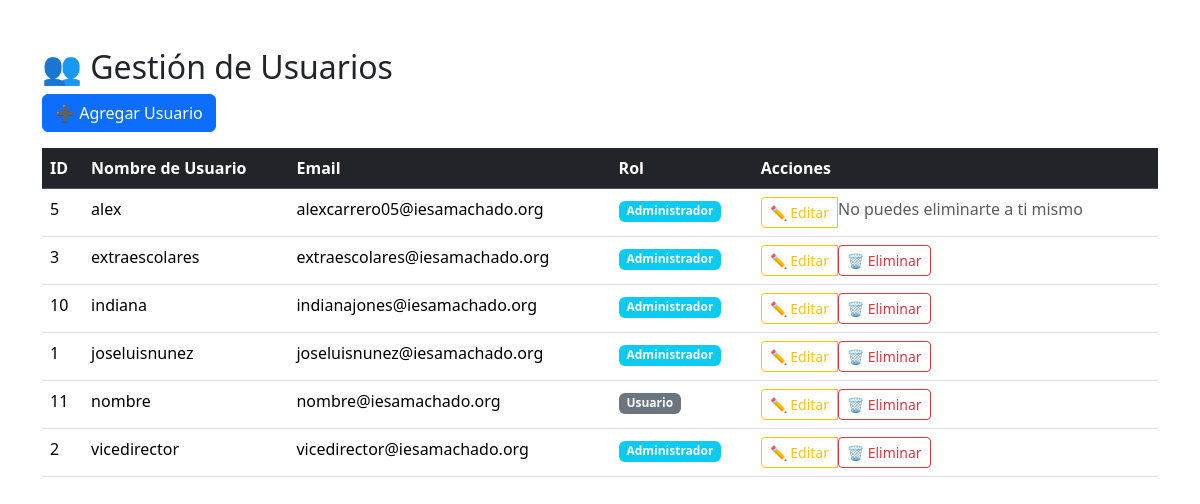
Page /gestion_usuarios.php (signed in) on the committed database.
### tables this page shows
CREATE TABLE `usuarios` (
  `id` int(5) NOT NULL,
  `nombre_usuario` varchar(50) NOT NULL,
  `contrasena` varchar(100) NOT NULL,
  `rol` varchar(2) DEFAULT 'us',
  `email` varchar(100) NOT NULL
);

### gestion_usuarios.php (the view, shortened to what this page needs)
<?php
$conn = conectar();
$usuarios = [];
try {
    $stmt = $conn->query("SELECT * FROM usuarios ORDER BY nombre_usuario ASC");
    while ($usuario = $stmt->fetch_assoc()) {
        $usuarios[] = [
            'id' => $usuario['id'],
            'nombre_usuario' => htmlspecialchars($usuario['nombre_usuario']),
            'email' => htmlspecialchars($usuario['email']),
            'rol' => htmlspecialchars($usuario['rol'])
        ];
    }
} catch (Exception $e) {
    $_SESSION['error'] = "Error al cargar usuarios: " . $e->getMessage();
    header("Location: index.php");
    exit;
}
?>
<!DOCTYPE html>
<html lang="es">
<head>
    <link href="https://cdn.jsdelivr.net/npm/bootstrap@5.3.3/dist/css/bootstrap.min.css" rel="stylesheet">
</head>
<body>
<div class="container mt-5">
    <h2>👥 Gestión de Usuarios</h2>
    <a href="add_user.php" class="btn btn-primary mb-3">➕ Agregar Usuario</a>
    <table class="table table-hover">
        <thead class="table-dark">
            <tr>
                <th>ID</th>
                <th>Nombre de Usuario</th>
                <th>Email</th>
                <th>Rol</th>
                <th>Acciones</th>
            </tr>
        </thead>
        <tbody>
            <?php if (empty($usuarios)): ?>
            <tr>
                <td colspan="5" class="text-center">No hay usuarios registrados</td>
            </tr>
            <?php else: ?>
            <?php foreach ($usuarios as $usuario): ?>
            <tr>
                <td><?= $usuario['id'] ?></td>
                <td><?= $usuario['nombre_usuario'] ?></td>
                <td><?= $usuario['email'] ?></td>
                <td>
                    <?php if ($usuario['rol'] === 'ad'): ?>
                    <span class="badge bg-info">Administrador</span>
                    <?php else: ?>
                    <span class="badge bg-secondary">Usuario</span>
                    <?php endif; ?>
                </td>
                <td>
                    <div class="btn-group">
                        <a href="edit_user.php?id=<?= $usuario['id'] ?>" class="btn btn-outline-warning btn-sm">✏️ Editar</a>
                        <?php if ($usuario['id'] != $_SESSION['user_id']): ?>
                        <form method="POST" style="display: inline;" onsubmit="return confirm('¿Estás seguro de que deseas eliminar este usuario?')">
                            <button type="submit" class="btn btn-outline-danger btn-sm">🗑️ Eliminar</button>
                        </form>
                        <?php else: ?>
                        <span class="text-muted">No puedes eliminarte a ti mismo</span>
                        <?php endif; ?>
                    </div>
                </td>
            </tr>
            <?php endforeach; ?>
            <?php endif; ?>
        </tbody>
    </table>
</div>
</body>
</html>

### rows in the picture
usuarios: id "5", nombre_usuario "alex", email "alexcarrero05@iesamachado.org", rol "Administrador", shows "No puedes eliminarte a ti mismo"
usuarios: id "3", nombre_usuario "extraescolares", email "extraescolares@iesamachado.org", rol "Administrador"
usuarios: id "10", nombre_usuario "indiana", email "indianajones@iesamachado.org", rol "Administrador"
usuarios: id "1", nombre_usuario "joseluisnunez", email "joseluisnunez@iesamachado.org", rol "Administrador"
usuarios: id "11", nombre_usuario "nombre", email "nombre@iesamachado.org", rol "Usuario"
usuarios: id "2", nombre_usuario "vicedirector", email "vicedirector@iesamachado.org", rol "Administrador"
